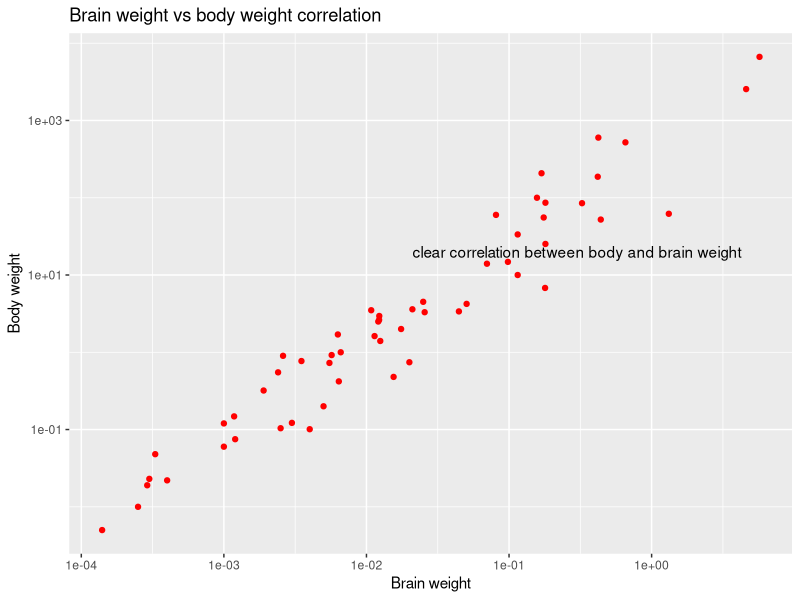
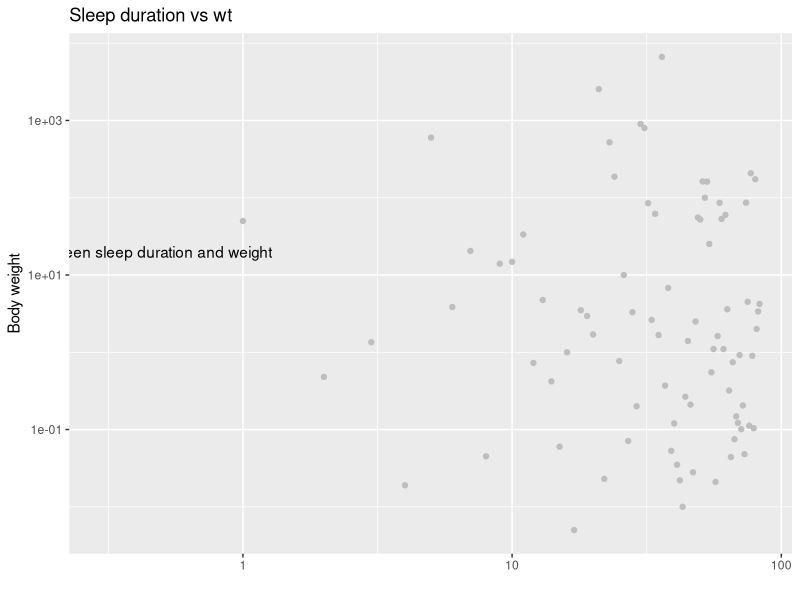
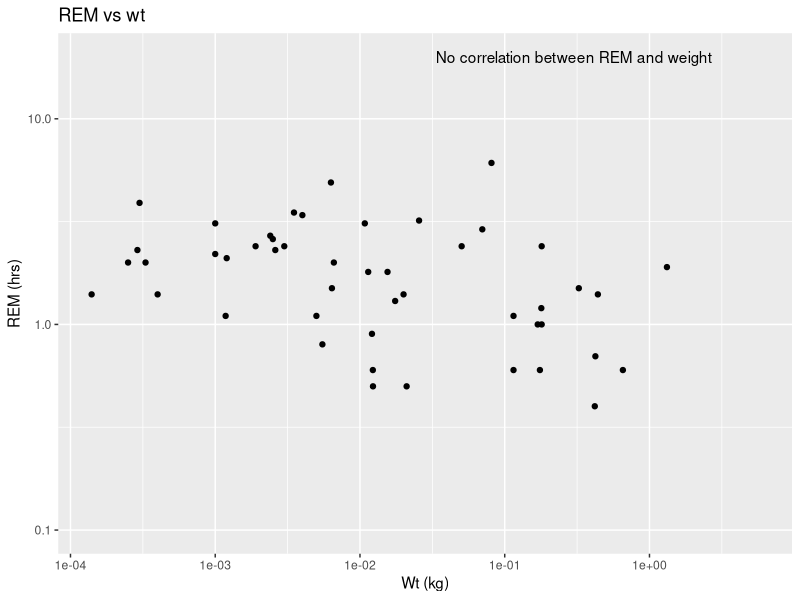
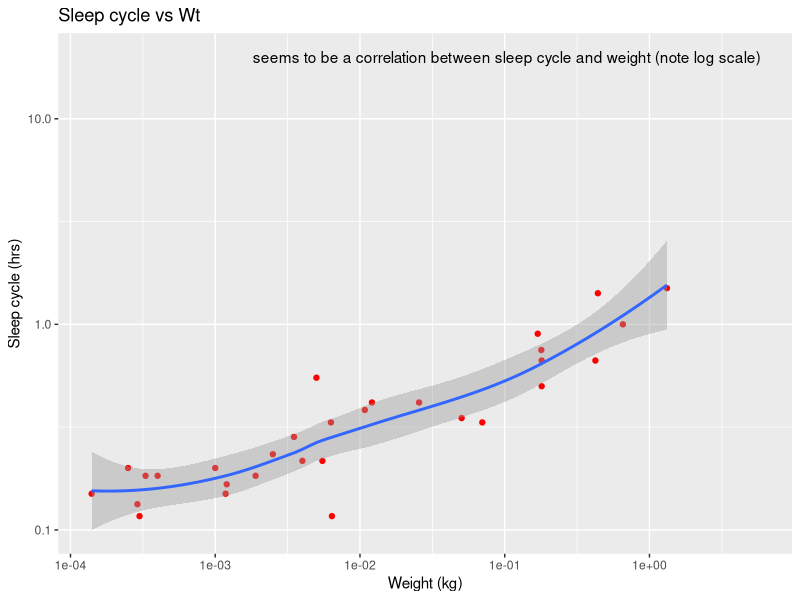
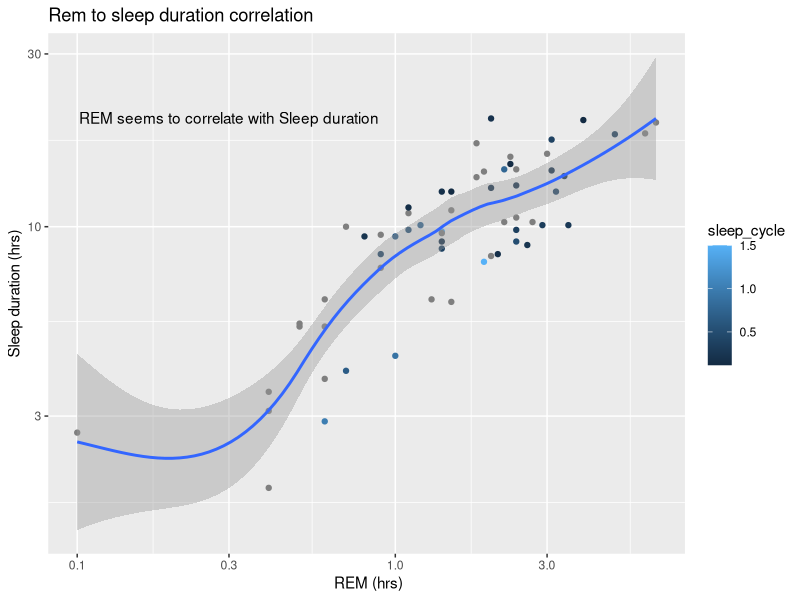
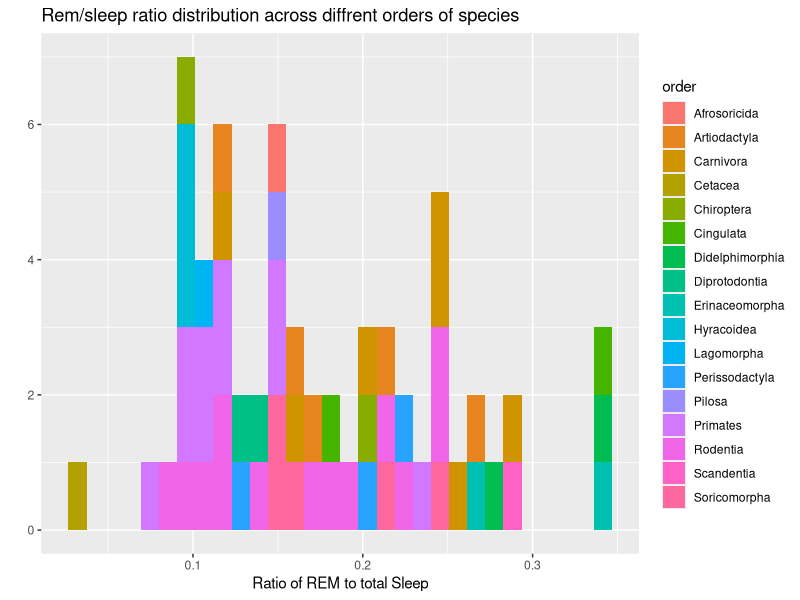
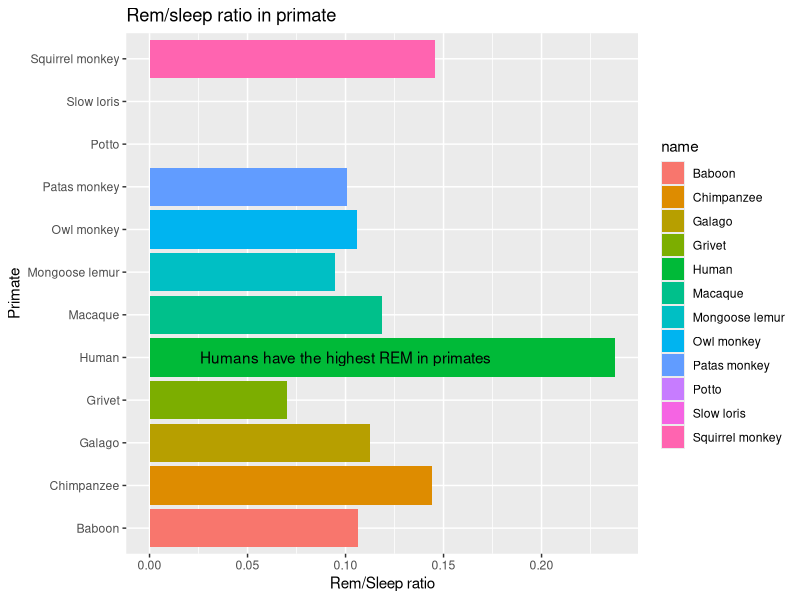
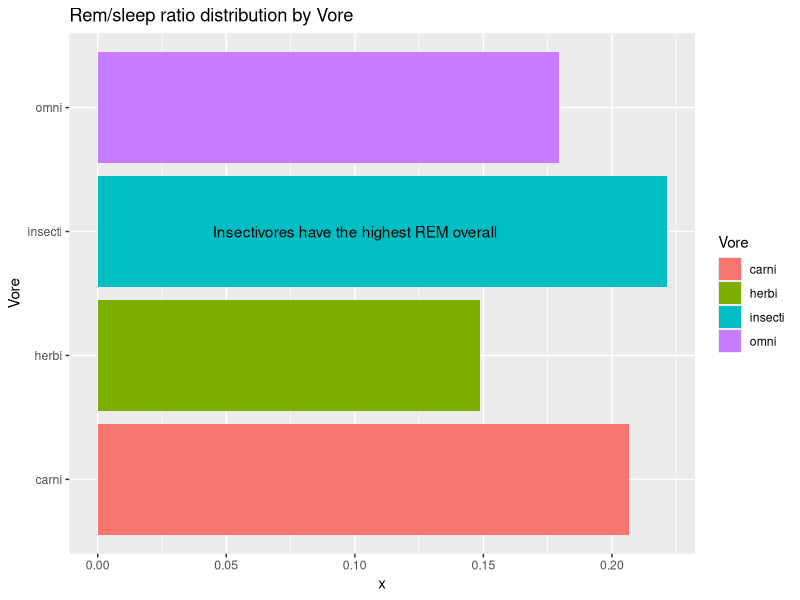

Write R code to recreate these figures, in order.
library(tidyverse)
ggplot2::msleep

#mamallian sleep dataset - some investigative visualisations..
# 1. Is there a correlation between brainweight and bodyweight? - YES.. so can use either to correlate with other sleep patterns
qplot(data=msleep , x=brainwt,xlab="Brain weight",ylab="Body weight", y=bodywt, geom="point",main="Brain weight vs body weight correlation",log="xy", colour = I("Red"))  + annotate(geom="text", x=.3, y=20, label = "clear correlation between body and brain weight")

#2. is there a correlation between weight and total sleep? nope? ...
qplot(data=msleep, colour=I("gray"), main="Sleep duration vs wt ", y=bodywt,ylab="Body weight", log="xy")  + annotate(geom="text", x=.3, y=20, label = "No correlation between sleep duration and weight")

#3. is there a correlation between weight and rem? NO...
qplot(data=msleep , x=brainwt,xlab="Wt (kg)",main= "REM vs wt", ylab="REM (hrs)", y=sleep_rem, geom="point",log="xy") + annotate(geom="text", x=.3, y=20, label = "No correlation between REM and weight")

#4. is there a correlation between weight and sleep cycle? ..
qplot(data=msleep, main="Sleep cycle vs Wt", x=brainwt,xlab="Weight (kg)",ylab="Sleep cycle (hrs)", y=sleep_cycle, geom="point",log="yx", colour=I("red")) + geom_smooth() + annotate(geom="text", x=.1, y=20, label = " seems to be a correlation between sleep cycle and weight (note log scale)")

#5. is there a correlation between total sleep, and rem ? Seemingly - lets add a smooth?
qplot(data=msleep , y=sleep_total,ylab="Sleep duration (hrs)",xlab=" REM (hrs)", main="Rem to sleep duration correlation" ,x=sleep_rem, geom="point",log="xy", colour = sleep_cycle) + geom_smooth() + annotate(geom="text", x=.3, y=20, label = "REM seems to correlate with Sleep duration")

#6. Investigate Ratio of Rem to sleep total in primates
qplot(data=msleep ,xlab="Ratio of REM to total Sleep", main= "Rem/sleep ratio distribution across diffrent orders of species", x=sleep_rem/sleep_total, geom="histogram", fill=order)
qplot(data=subset(msleep,order == "Primates"),ylab="Primate", xlab="Rem/Sleep ratio", main= "Rem/sleep ratio in primate", x=sleep_rem/sleep_total,y=name, geom="col", fill=name) + annotate(geom="text", x=.1, y=5, label = "Humans have the highest REM in primates")

#7 investigate overall mean ratios by Vore
msleepmean=aggregate(x = msleep$sleep_rem/msleep$sleep_total,  by = list(msleep$vore),na.rm = TRUE, FUN = mean)
qplot(data=msleepmean,main= "Rem/sleep ratio distribution by Vore",ylab="Vore", x=x, y=Group.1, geom="col", fill=Group.1) + scale_fill_discrete(name="Vore") + annotate(geom="text", x=.1, y=3, label = "Insectivores have the highest REM overall")





